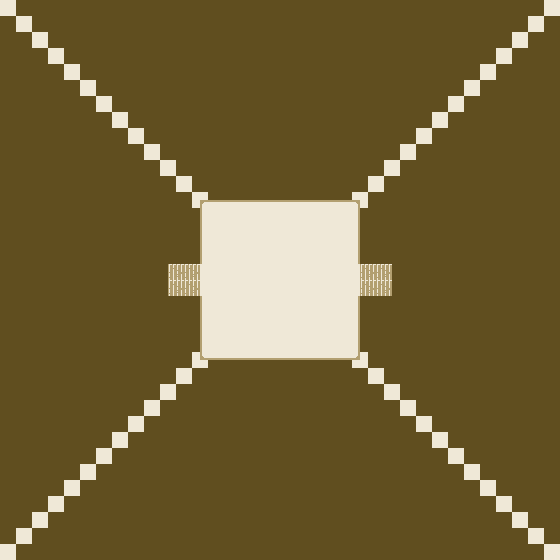

The image is a tile-based game level rendered from a .tmx file. Its description and source (layers, tilesets, objects; grid data summarised) follow:
An orthogonal 70x70 tile map with 8x8 px tiles, 1 tile layer (ground_layer) and 67 objects (6x player_respawn, 3x spawner_charlie, trigger).

<map version="2017.05.02" orientation="orthogonal" renderorder="left-down" width="70" height="70" tilewidth="8" tileheight="8" nextobjectid="1486">
 <tileset firstgid="1" source="../../../tilesets/sepia-tileset.tsx" />
 <layer name="ground_layer" width="70" height="70">
  <data>[4900 cells, 4900 non-empty, 14 distinct tile ids]</data>
 </layer>
 <objectgroup name="objects_layer" visible="0">
  <object id="529" name="player_respawn" x="328" y="224" width="16" height="16">
   <properties>
    <property name="prototype.code" value="PlayerRespawnMedium" />
   </properties>
  </object>
  <object id="1094" name="spawner_charlie" x="464" y="232" width="16" height="16">
   <properties>
    <property name="prototype.code" value="AutoSpawnerMedium" />
    <property name="prototype.components">&lt;components&gt;
	&lt;component type="AutoSpawnerComponent"&gt;
		&lt;id&gt;Charlie&lt;/id&gt;
	&lt;/component&gt;
&lt;/components&gt;</property>
   </properties>
  </object>
  <object id="1410" x="280" y="280" width="16" height="16">
   <properties>
    <property name="prototype.code" value="ActorControllerMediumDirectionUp" />
   </properties>
  </object>
  <object id="1411" name="player_respawn" x="360" y="184" width="16" height="16">
   <properties>
    <property name="prototype.code" value="MudSmall0" />
   </properties>
  </object>
  <object id="1413" x="280" y="184" width="16" height="16">
   <properties>
    <property name="prototype.code" value="MovingDamageableBlockSmall0" />
   </properties>
  </object>
  <object id="1414" x="280" y="120" width="16" height="16">
   <properties>
    <property name="prototype.code" value="ActorControllerMediumDirectionDown" />
   </properties>
  </object>
  <object id="1415" name="player_respawn" x="384" y="184" width="16" height="16">
   <properties>
    <property name="prototype.code" value="MudSmall0" />
   </properties>
  </object>
  <object id="1416" name="player_respawn" x="360" y="208" width="16" height="16">
   <properties>
    <property name="prototype.code" value="MudSmall0" />
   </properties>
  </object>
  <object id="1417" name="player_respawn" x="384" y="208" width="16" height="16">
   <properties>
    <property name="prototype.code" value="MudSmall0" />
   </properties>
  </object>
  <object id="1418" x="368" y="128" width="16" height="16">
   <properties>
    <property name="prototype.code" value="BonusPromotion" />
   </properties>
  </object>
  <object id="1419" x="344" y="128" width="16" height="16">
   <properties>
    <property name="prototype.code" value="BonusStar" />
   </properties>
  </object>
  <object id="1421" x="392" y="128" width="16" height="16">
   <properties>
    <property name="prototype.code" value="BonusStar" />
   </properties>
  </object>
  <object id="1422" name="trigger" x="416" y="232" width="16" height="16">
   <properties>
    <property name="prototype.code" value="TriggerMedium" />
    <property name="prototype.components">&lt;components&gt;
	&lt;component type="TriggerComponent"&gt;
		&lt;destroyEvents&gt;
			&lt;event type="AddMessageEvent"&gt;
				&lt;message&gt;
					&lt;time&gt;3&lt;/time&gt;
&lt;entryKey&gt;GameMessageTest&lt;/entryKey&gt;
&lt;faceId&gt;Face0&lt;/faceId&gt;
				&lt;/message&gt;
			&lt;/event&gt;
&lt;event type="AddMessageEvent"&gt;
				&lt;message&gt;
					&lt;time&gt;3&lt;/time&gt;
&lt;entryKey&gt;GameMessageTest&lt;/entryKey&gt;
				&lt;/message&gt;
			&lt;/event&gt;
		&lt;/destroyEvents&gt;
	&lt;/component&gt;
&lt;/components&gt;</property>
   </properties>
  </object>
  <object id="1423" x="232" y="216" width="16" height="16">
   <properties>
    <property name="prototype.code" value="ActorControllerMediumDirectionUp" />
   </properties>
  </object>
  <object id="1424" x="232" y="160" width="16" height="16">
   <properties>
    <property name="prototype.code" value="ActorControllerMediumDirectionDown" />
   </properties>
  </object>
  <object id="1425" x="232" y="192" width="16" height="16">
   <properties>
    <property name="prototype.code" value="MovingPushingBlockSmall0" />
   </properties>
  </object>
  <object id="1426" x="192" y="120" width="16" height="16">
   <properties>
    <property name="prototype.code" value="ActorControllerMediumDirectionDown" />
   </properties>
  </object>
  <object id="1427" x="136" y="96" width="16" height="16">
   <properties>
    <property name="prototype.code" value="ActorControllerMediumDirectionDown" />
   </properties>
  </object>
  <object id="1428" x="192" y="280" width="16" height="16">
   <properties>
    <property name="prototype.code" value="ActorControllerMediumDirectionUp" />
   </properties>
  </object>
  <object id="1429" x="136" y="160" width="16" height="16">
   <properties>
    <property name="prototype.code" value="ActorControllerMediumDirectionUp" />
   </properties>
  </object>
  <object id="1430" x="192" y="192" width="16" height="16">
   <properties>
    <property name="prototype.code" value="MovingPushingBlockMedium0" />
   </properties>
  </object>
  <object id="1431" x="136" y="128" width="16" height="16">
   <properties>
    <property name="prototype.code" value="MovingDamageableBlockMedium0" />
   </properties>
  </object>
  <object id="1432" x="304" y="152" width="16" height="16">
   <properties>
    <property name="prototype.code" value="SpikesSmall0" />
   </properties>
  </object>
  <object id="1433" x="232" y="216" width="16" height="16">
   <properties>
    <property name="prototype.code" value="SpikesSmall0" />
   </properties>
  </object>
  <object id="1434" x="232" y="160" width="16" height="16">
   <properties>
    <property name="prototype.code" value="SpikesSmall0" />
   </properties>
  </object>
  <object id="1436" name="player_respawn" x="360" y="224" width="7.45455" height="7.81818">
   <properties>
    <property name="prototype.code" value="MudTiny0" />
   </properties>
  </object>
  <object id="1437" x="344" y="280" width="16" height="16">
   <properties>
    <property name="prototype.code" value="Button0" />
    <property name="prototype.components">&lt;components&gt;
	&lt;component type="TriggerComponent"&gt;
		&lt;destroyEvents&gt;
			&lt;event type="ActivateAutoSpawnerEvent"&gt;
				&lt;id&gt;Charlie&lt;/id&gt;
			&lt;/event&gt;
		&lt;/destroyEvents&gt;
	&lt;/component&gt;
&lt;/components&gt;</property>
   </properties>
  </object>
  <object id="1438" x="320" y="128" width="16" height="16">
   <properties>
    <property name="prototype.code" value="BonusGrenade" />
   </properties>
  </object>
  <object id="1439" x="288" y="80" width="8" height="8">
   <properties>
    <property name="prototype.code" value="AllVehicleBlockadeSmall" />
   </properties>
  </object>
  <object id="1442" x="304" y="72" width="8" height="8">
   <properties>
    <property name="prototype.code" value="AllVehicleBlockadeSmall" />
   </properties>
  </object>
  <object id="1443" x="296" y="56" width="8" height="8">
   <properties>
    <property name="prototype.code" value="AllVehicleBlockadeSmall" />
   </properties>
  </object>
  <object id="1444" x="280" y="64" width="8" height="8">
   <properties>
    <property name="prototype.code" value="AllVehicleBlockadeSmall" />
   </properties>
  </object>
  <object id="1445" x="344" y="80" width="8" height="8">
   <properties>
    <property name="prototype.code" value="AllVehicleBlockadeSmall" />
   </properties>
  </object>
  <object id="1446" x="360" y="72" width="8" height="8">
   <properties>
    <property name="prototype.code" value="AllVehicleBlockadeSmall" />
   </properties>
  </object>
  <object id="1447" x="352" y="56" width="8" height="8">
   <properties>
    <property name="prototype.code" value="AllVehicleBlockadeSmall" />
   </properties>
  </object>
  <object id="1448" x="336" y="64" width="8" height="8">
   <properties>
    <property name="prototype.code" value="AllVehicleBlockadeSmall" />
   </properties>
  </object>
  </objectgroup>
</map>
<!-- 31 of 67 objects omitted -->
